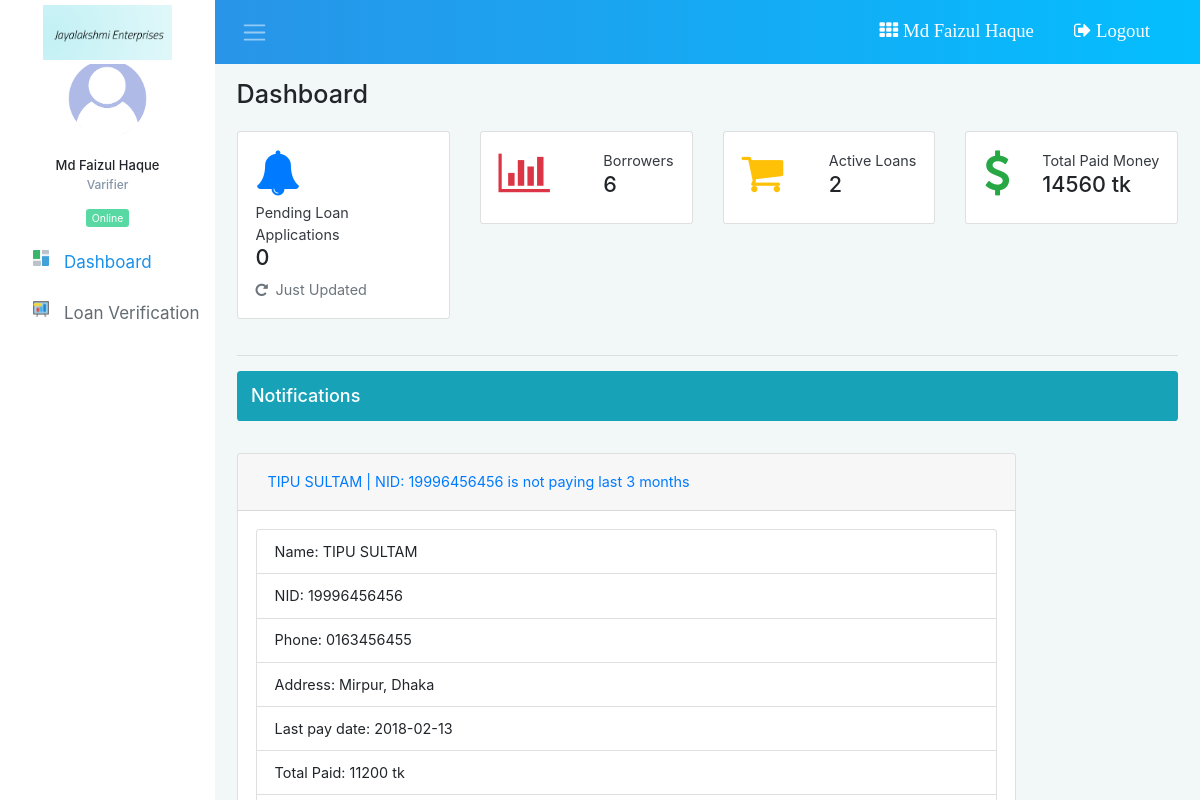
The app's page /index.php (signed in) with its own data.
### tables this page shows
CREATE TABLE `tbl_borrower` (
  `id` int(11) NOT NULL,
  `name` varchar(100) NOT NULL,
  `nid` bigint(30) NOT NULL,
  `rejected` int(11) NOT NULL DEFAULT 0,
  `gender` varchar(20) NOT NULL,
  `mobile` varchar(20) NOT NULL,
  `email` varchar(50) NOT NULL,
  `dob` date NOT NULL,
  `address` varchar(255) NOT NULL,
  `working_status` varchar(50) NOT NULL,
  `image` varchar(100) NOT NULL
);

CREATE TABLE `tbl_loan_application` (
  `id` int(11) NOT NULL,
  `b_id` int(11) NOT NULL,
  `status` int(11) NOT NULL DEFAULT 0,
  `name` varchar(100) NOT NULL,
  `expected_loan` bigint(50) NOT NULL,
  `loan_percentage` int(11) NOT NULL,
  `installments` int(11) NOT NULL,
  `total_loan` bigint(50) NOT NULL,
  `emi_loan` int(11) NOT NULL,
  `amount_paid` bigint(50) DEFAULT 0,
  `amount_remain` bigint(50) DEFAULT NULL,
  `current_inst` int(11) DEFAULT 0,
  `remain_inst` int(11) DEFAULT NULL,
  `next_date` date DEFAULT NULL,
  `files` varchar(255) NOT NULL
);

### classes/ManageLoan.php (called while the page is built, shortened)
<?php
$filepath = realpath(dirname(__FILE__));
include_once ($filepath."/../libs/CrudOperation.php");
class ManageLoan
{
	private $db;
	function __construct()
	{
		$this->db = new CrudOperation();
	}
	public function getNotApproveLoan()
	{
		$sql = "SELECT * FROM tbl_loan_application WHERE status != 3 ";
		$result = $this->db->select($sql);
		if ($result) {
			$result = $result->num_rows;
			return $result;
		}else{
			return 0;
		}
	}
	public function getAllApproveLoan()
	{
		$sql = "SELECT * FROM tbl_loan_application WHERE status = 3 ";
		$result = $this->db->select($sql);
		if ($result) {
			$result = $result->num_rows;
			return $result;
		}else{
			return 0;
		}
	}
	public function totalPaidLoanAmount()
	{
		$sql = "SELECT SUM(amount_paid) as total_money FROM tbl_loan_application";
		$result = $this->db->select($sql);
		return $result;
	}
	public function getNotification3monthNotPaying()
	{
		$sql = "SELECT tbl_borrower.*, tbl_loan_application.*
				FROM tbl_borrower
				INNER JOIN tbl_loan_application
				ON tbl_borrower.id = tbl_loan_application.b_id
			 	WHERE tbl_loan_application.status = 3 ";
		$result = $this->db->select($sql);
		return $result;
	}
}
?>

### libs/CrudOperation.php (called while the page is built, shortened)
<?php
$filepath = realpath(dirname(__FILE__));
Class CrudOperation{
	 public $host   = DB_HOST;
	 public $user   = DB_USER;
	 public $pass   = DB_PASS;
	 public $dbname = DB_NAME;
	 public $link;
	private function connectDB(){
		 $this->link = new mysqli($this->host, $this->user, $this->pass,$this->dbname);
	 }
	public function select($query){
	  $result = $this->link->query($query) or die($this->link->error.__LINE__);
		  if($result->num_rows > 0){
		    return $result;
		  }else {
		    return false;
		  }
	 }
}

### classes/Employee.php (called while the page is built, shortened)
<?php
$filepath = realpath(dirname(__FILE__));
include_once ($filepath."/../libs/CrudOperation.php");
class Employee
{
	private $db;
	function __construct()
	{
		$this->db = new CrudOperation();
	}
	public function viewBorrower()
	{
		$sql = "SELECT * FROM tbl_borrower  ORDER BY id DESC";
		$result = $this->db->select($sql);
		return $result;
	}
}
?>

### index.php (the view)
<?php
  include_once "inc/header.php";
  include_once "inc/sidebar.php";
?>
          <h3 class="page-heading mb-4">Dashboard</h3>
          <div class="row">
             <div class="col-xl-3 col-lg-3 col-md-3 col-sm-6 mb-4">
              <div class="card card-statistics">
                <div class="card-body">
                  <div class="clearfix">
                    <div class="float-left">
                      <h4 class="text-primary">
                        <i class="fa fa-bell highlight-icon" aria-hidden="true"></i>
                      </h4>
                    </div>
                    <div class="float-right">
                      <p class="card-text text-dark">Pending Loan Applications</p>
                      <h4 class="bold-text"><?php
                        $all = $ml->getNotApproveLoan();
                        echo $all;
                       ?></h4>
                    </div>
                  </div>
                  <p class="text-muted">
                    <i class="fa fa-repeat mr-1" aria-hidden="true"></i> Just Updated
                  </p>
                </div>
              </div>
            </div>
            <div class="col-xl-3 col-lg-3 col-md-3 col-sm-6 mb-4">
              <div class="card card-statistics">
                <div class="card-body">
                  <div class="clearfix">
                    <div class="float-left">
                      <h4 class="text-danger">
                        <i class="fa fa-bar-chart-o highlight-icon" aria-hidden="true"></i>
                      </h4>
                    </div>
                    <div class="float-right">
                      <p class="card-text text-dark">Borrowers</p>
                      <h4 class="bold-text"><?php
                         $all = $emp->viewBorrower();
                         if ($all) {
                           $count = $all->num_rows;
                           echo $count;
                         }else{
                            echo "0";
                         }
                        ?>
                      </h4>
                    </div>
                  </div>
                </div>
              </div>
            </div>
            <div class="col-xl-3 col-lg-3 col-md-3 col-sm-6 mb-4">
              <div class="card card-statistics">
                <div class="card-body">
                  <div class="clearfix">
                    <div class="float-left">
                      <h4 class="text-warning">
                        <i class="fa fa-shopping-cart highlight-icon" aria-hidden="true"></i>
                      </h4>
                    </div>
                    <div class="float-right">
                      <p class="card-text text-dark">Active Loans</p>
                      <h4 class="bold-text"><?php
                        $all = $ml->getAllApproveLoan();
                        echo $all;
                       ?></h4>
                    </div>
                  </div>
                </div>
              </div>
            </div>
            <div class="col-xl-3 col-lg-3 col-md-3 col-sm-6 mb-4">
              <div class="card card-statistics">
                <div class="card-body">
                  <div class="clearfix">
                    <div class="float-left">
                      <h4 class="text-success">
                        <i class="fa fa-dollar highlight-icon" aria-hidden="true"></i>
                      </h4>
                    </div>
                    <div class="float-right">
                      <p class="card-text text-dark">Total Paid Money</p>
                      <h4 class="bold-text"><?php
                         $money = $ml->totalPaidLoanAmount();
                         if ($money) {
                           $result = $money->fetch_assoc();
                           echo $result['total_money'];
                         }
                       ?> tk</h4>
                    </div>
                  </div>
                </div>
              </div>
            </div>
          </div>
          <hr>
           <h5 class="card-title p-3 bg-info text-white rounded">Notifications</h5><br>
          <div class="row">
            <div class="col-xl-10 col-lg-10 col-md-10 col-sm-10 mb-4">
              <div id="accordion">
                  <?php
                     $notify = $ml->getNotification3monthNotPaying();
                     if ($notify) {
                       while($result = $notify->fetch_assoc()){
                        if ($result['next_date']) {
                           $curren_date = date('d-m-Y');
                         $giveNotification = date('d-m-Y',strtotime('+3 months',strtotime($result['next_date'])));
                         if (strtotime($curren_date) > strtotime($giveNotification)) {
                   ?>
                  <div class="card">
                    <div class="card-header" id="headingOne">
                      <h5 class="mb-0">
                        <button class="btn btn-link" data-toggle="collapse" data-target="#collapseOne" aria-expanded="true" aria-controls="collapseOne">
                            <?php echo $result['name']. ' | '. 'NID: '.$result['nid']. " is not paying last 3 months";
                            ?>
                        </button>
                      </h5>
                    </div>
                    <div id="collapseOne" class="collapse show" aria-labelledby="headingOne" data-parent="#accordion">
                      <div class="card-body">
                        <div class="list-group">
                           <a class="list-group-item">Name: <?php echo $result['name']; ?></a>
                           <a class="list-group-item">NID: <?php echo $result['nid']; ?></a>
                           <a class="list-group-item">Phone: <?php echo $result['mobile']; ?></a>
                           <a class="list-group-item">Address: <?php echo $result['address']; ?></a>
                           <a class="list-group-item">Last pay date: <?php echo $result['next_date']; ?></a>
                           <a class="list-group-item">Total Paid: <?php echo $result['amount_paid']; ?> tk</a>
                           <a class="list-group-item">Remaining: <?php echo $result['amount_remain']; ?> tk</a>
                       </div>
                      </div>
                    </div>
                  </div>
                  <?php
                            }
                          }
                        }
                     }
                   ?>
                </div>
            </div>
          </div>
<?php
include_once "inc/footer.php";
?>

### records on screen
tbl_borrower: tbl_loan_application.name "TIPU SULTAM", nid "19996456456", mobile "0163456455", address "Mirpur, Dhaka", tbl_loan_application.next_date "2018-02-13", tbl_loan_application.amount_paid "11200"

### other values on screen
Session::get("name") "Md Faizul Haque"
Session::get("designation") "Varifier"
$all "0"
$count "6"
$all "2"
$result['total_money'] "14560"
